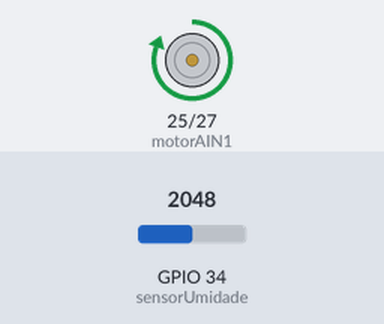
Bench run of a sketch on a simulated ESP32. On the bench: motor-driver pin pairs drawn as motors (green arrow = first pin HIGH = forward, orange = second pin HIGH = backward, longer = more drive). The inputs (shaded band) are chosen by the test bench; at power-on: GPIO 34 (sensorUmidade) = 2048. WiFi joins after 1.5 s; servers stay silent unless stated; the local clock reads 2024-03-15 10:24:30 at power-on unless the sketch sets it; no MQTT or app messages arrive unless stated; what the sketch prints to the serial monitor is not drawn.

Above: at 2.1 s.
At 7.1 s:
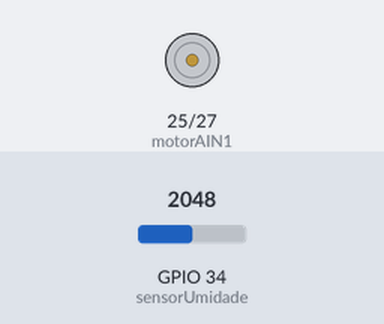
Timing chart, 0 to 8.6 s (numbered marks = the images above):
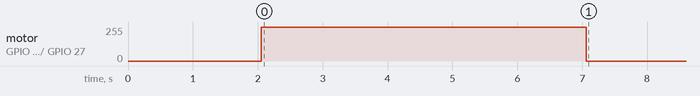

Measured:
- by itself, motor on GPIO 25 (motorAIN1) / GPIO 27 (motorAIN2): stopped → forward 255/255 at 2.1 s, → stopped 5.0 s later

The sketch:

bomba_umidade_final.ino
```cpp
#include <WiFi.h>
#include <PubSubClient.h>
#include "time.h"   // Para pegar hora via NTP

// Config Wi-Fi
const char* ssid = "Ruzin_2.4g";
const char* password = "eu29192313";

// Config MQTT
const char* mqtt_server = "192.168.18.21"; // IP do notebook rodando Mosquitto
WiFiClient espClient;
PubSubClient client(espClient);

// Pino do sensor de umidade
const int sensorUmidade = 34;

// Pinos TB6612FNG (AIN1 e AIN2)
const int motorAIN1 = 25;
const int motorAIN2 = 27;

// Faixa de calibração do sensor
const int seco = 2200;   // valor típico em terra seca
const int molhado = 910; // valor típico em terra bem molhada

// Variáveis de controle da bomba
bool bombaLigada = false;
unsigned long tempoInicioBomba = 0;
const unsigned long duracaoBomba = 5000; // 5 segundos

// Intervalo de envio MQTT (1 minuto = 60000 ms)
const unsigned long intervaloEnvio = 1200000;

// Configuração NTP
const char* ntpServer = "pool.ntp.org";
const long gmtOffset_sec = -3 * 3600;   // GMT-3 (Brasil)
const int daylightOffset_sec = 0;

// ---- Filtro de Média Móvel ----
const int NUM_AMOSTRAS = 10;
int leituras[NUM_AMOSTRAS];
int indice = 0;
long soma = 0;

// ---- Histerese ----
bool bloqueioHisterese = false;
const int LIMITE_LIGAR = 30;    // Liga bomba se <= 30%
const int LIMITE_RESET = 40;    // Só libera novo ciclo quando passar de 40%

// ---- Funções MQTT ----
void reconnect() {
  while (!client.connected()) {
    Serial.print("Conectando ao MQTT...");
    if (client.connect("ESP32Client")) {
      Serial.println("conectado!");
    } else {
      Serial.print("falha, rc=");
      Serial.print(client.state());
      Serial.println(" tentando novamente em 5s");
      delay(5000);
    }
  }
}

// Função para pegar hora formatada
String getHoraAtual() {
  struct tm timeinfo;
  if (!getLocalTime(&timeinfo)) {
    return "00/00/0000 00:00:00"; // fallback
  }
  char buffer[20];
  strftime(buffer, sizeof(buffer), "%d/%m/%Y %H:%M:%S", &timeinfo);
  return String(buffer);
}

// Publica leituras
void publicarLeitura(String mensagem) {
  client.publish("miniEstufa/leituras", mensagem.c_str());
  Serial.println("Leitura enviada -> " + mensagem);
}

// Publica eventos
void publicarEvento(String mensagem) {
  client.publish("miniEstufa/eventos", mensagem.c_str());
  Serial.println("Evento enviado -> " + mensagem);
}

// Função para obter leitura filtrada (média móvel)
int leituraFiltrada() {
  soma -= leituras[indice];                     // remove valor antigo
  leituras[indice] = analogRead(sensorUmidade); // nova leitura
  soma += leituras[indice];                     // adiciona valor novo
  indice = (indice + 1) % NUM_AMOSTRAS;         // índice circular

  return soma / NUM_AMOSTRAS;
}

void setup() {
  Serial.begin(115200);
  WiFi.begin(ssid, password);

  Serial.print("Conectando ao Wi-Fi");
  while (WiFi.status() != WL_CONNECTED) {
    delay(1000);
    Serial.print(".");
  }
  Serial.println("\nWi-Fi conectado!");

  client.setServer(mqtt_server, 1883);

  pinMode(sensorUmidade, INPUT);
  pinMode(motorAIN1, OUTPUT);
  pinMode(motorAIN2, OUTPUT);

  // Garante que a bomba inicia desligada
  digitalWrite(motorAIN1, LOW);
  digitalWrite(motorAIN2, LOW);

  // Inicializa NTP
  configTime(gmtOffset_sec, daylightOffset_sec, ntpServer);

  // Inicializa buffer do filtro
  for (int i = 0; i < NUM_AMOSTRAS; i++) {
    leituras[i] = analogRead(sensorUmidade);
    soma += leituras[i];
  }
}

void loop() {
  if (!client.connected()) {
    reconnect();
  }
  client.loop();

  static unsigned long lastMsg = 0;
  unsigned long now = millis();

  // ---- Leitura filtrada em tempo real ----
  int valorUmidade = leituraFiltrada();
  int porcentagem = map(valorUmidade, seco, molhado, 0, 100);
  porcentagem = constrain(porcentagem, 0, 100);

  // ---- Controle da bomba em tempo real com histerese ----
  if (!bombaLigada && !bloqueioHisterese && porcentagem <= LIMITE_LIGAR) {
    // Liga a bomba
    digitalWrite(motorAIN1, HIGH);
    digitalWrite(motorAIN2, LOW);
    bombaLigada = true;
    tempoInicioBomba = millis();
    bloqueioHisterese = true;  // trava até subir acima de 40%

    String hora = getHoraAtual();
    String msgEvento = "{";
    msgEvento += "\"hora\":\"" + hora + "\",";
    msgEvento += "\"tipo\":\"evento\",";
    msgEvento += "\"evento\":\"bomba_ligada\"";
    msgEvento += "}";
    publicarEvento(msgEvento);

    Serial.println(">>> Bomba ligada!");
  }

  // Mantém a bomba ligada até completar os 5s
  if (bombaLigada) {
    if (millis() - tempoInicioBomba >= duracaoBomba) {
      // Desliga a bomba
      digitalWrite(motorAIN1, LOW);
      digitalWrite(motorAIN2, LOW);
      bombaLigada = false;

      String hora = getHoraAtual();
      String msgEvento = "{";
      msgEvento += "\"hora\":\"" + hora + "\",";
      msgEvento += "\"tipo\":\"evento\",";
      msgEvento += "\"evento\":\"bomba_desligada\"";
      msgEvento += "}";
      publicarEvento(msgEvento);

      Serial.println(">>> Bomba desligada!");
    }
  }

  // Libera novo ciclo só quando a umidade subir acima de 40%
  if (!bombaLigada && bloqueioHisterese && porcentagem > LIMITE_RESET) {
    bloqueioHisterese = false;
    Serial.println(">>> Histerese liberada, pronto para novo ciclo.");
  }

  // ---- Publica leitura a cada 1 minuto ----
  if (now - lastMsg > intervaloEnvio) {
    lastMsg = now;

    String hora = getHoraAtual();
    String mensagem = "{";
    mensagem += "\"hora\":\"" + hora + "\",";
    mensagem += "\"tipo\":\"leituras\",";
    mensagem += "\"dados_brutos\":" + String(valorUmidade) + ",";
    mensagem += "\"percentual\":" + String(porcentagem);
    mensagem += "}";
    publicarLeitura(mensagem);
  }

  delay(1000); // nova amostra a cada 1s
}
```
